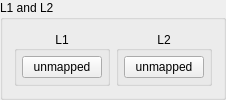
           <widget class="QGroupBox" name="groupBox_5">
            <property name="title">
             <string>L1 and L2</string>
            </property>
            <layout class="QHBoxLayout" name="horizontalLayout_13">
             <item>
              <widget class="QGroupBox" name="gb_l1">
               <property name="sizePolicy">
                <sizepolicy hsizetype="Preferred" vsizetype="Preferred">
                 <horstretch>0</horstretch>
                 <verstretch>0</verstretch>
                </sizepolicy>
               </property>
               <property name="title">
                <string notr="true">L1</string>
               </property>
               <property name="alignment">
                <set>Qt::AlignmentFlag::AlignCenter</set>
               </property>
               <layout class="QVBoxLayout" name="gb_l1_layout">
                <property name="leftMargin">
                 <number>5</number>
                </property>
                <property name="topMargin">
                 <number>5</number>
                </property>
                <property name="rightMargin">
                 <number>5</number>
                </property>
                <property name="bottomMargin">
                 <number>5</number>
                </property>
                <item>
                 <widget class="QPushButton" name="L1Button">
                  <property name="text">
                   <string>unmapped</string>
                  </property>
                 </widget>
                </item>
               </layout>
              </widget>
             </item>
             <item>
              <widget class="QGroupBox" name="gb_l2">
               <property name="title">
                <string notr="true">L2</string>
               </property>
               <property name="alignment">
                <set>Qt::AlignmentFlag::AlignCenter</set>
               </property>
               <layout class="QVBoxLayout" name="gb_l2_layout">
                <property name="leftMargin">
                 <number>5</number>
                </property>
                <property name="topMargin">
                 <number>5</number>
                </property>
                <property name="rightMargin">
                 <number>5</number>
                </property>
                <property name="bottomMargin">
                 <number>5</number>
                </property>
                <item>
                 <widget class="QPushButton" name="L2Button">
                  <property name="text">
                   <string>unmapped</string>
                  </property>
                 </widget>
                </item>
               </layout>
              </widget>
             </item>
            </layout>
           </widget>
